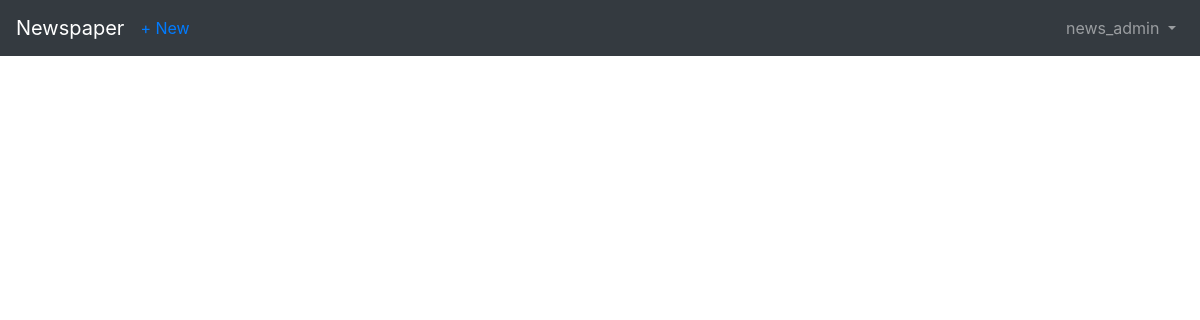
Before: /articles/ (signed in) with the older database file.
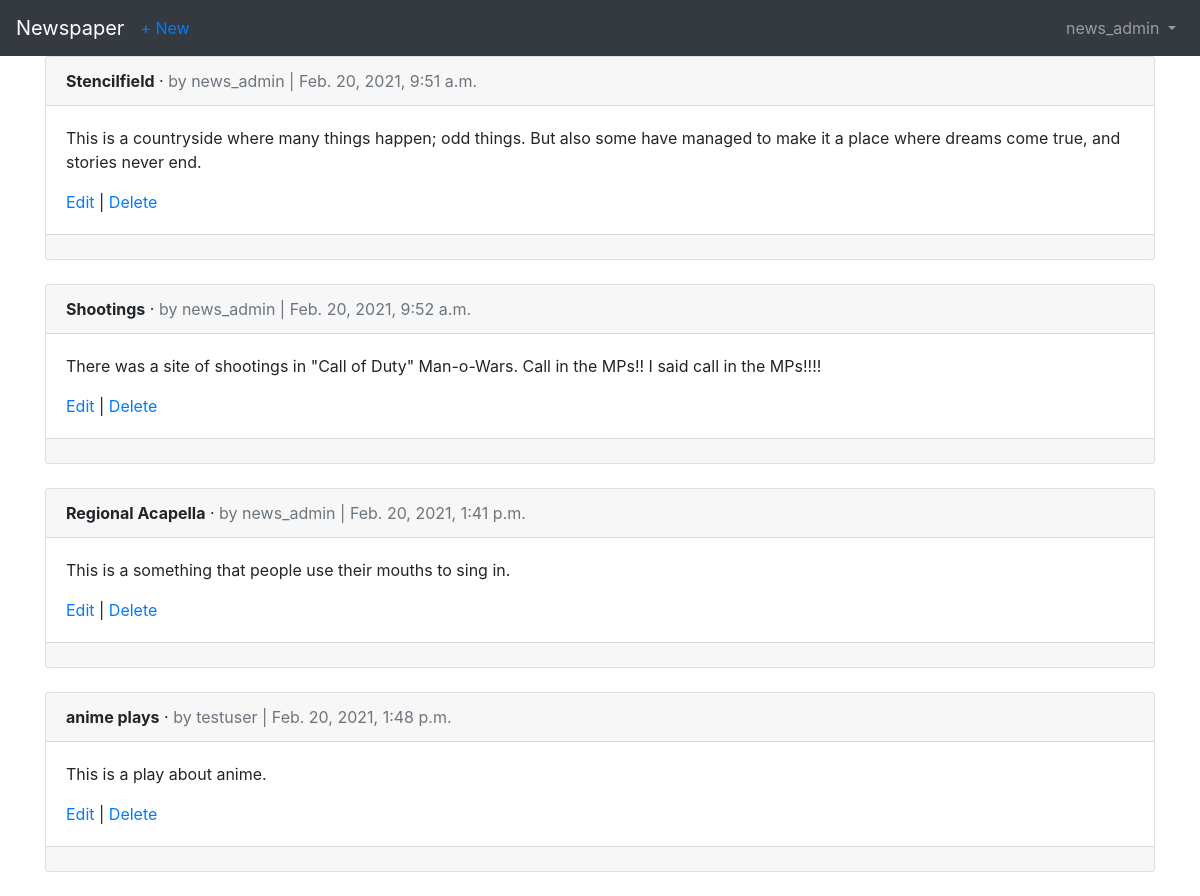
After: the same page with the newer database file.
### users/models.py (models this page shows)
class CustomUser(AbstractUser):
    age = models.PositiveIntegerField(null=True, blank=True)

### articles/models.py (models this page shows, shortened)
class Article(models.Model):
    title = models.CharField(max_length = 255)
    body = models.TextField()
    date = models.DateTimeField(auto_now_add = True)
    author = models.ForeignKey(get_user_model(), on_delete = models.CASCADE,)

### articles/views.py (the view)
# urls.py: path('', ArticleListView.as_view(), name = 'article_list'),
class ArticleListView(LoginRequiredMixin,ListView):
    model = Article
    template_name = 'articles/article_list.html'
    context_object_name = 'all_articles'

### articles/templates/articles/article_list.html (shortened to what this page needs)
{% extends 'users/base.html' %}
{% block content %}
  {% for article in object_list %}
    <div class="card">
      <div class="card-header">
        <span class="font-weight-bold">{{ article.title }}</span> &middot;
        <span class="text-muted">by {{ article.author }} | {{ article.date }}</span>
      </div>
      <div class="card-body">
        <p>{{ article.body }}</p>
        <a href="{% url 'article:article_edit' article.pk %}">Edit</a> |
        <a href="{% url 'article:article_delete' article.pk %}">Delete</a>
      </div>
      <div class="card-footer">
      </div>
    </div>
    <br />
  {% endfor %}
{% endblock content %}

### users/templates/users/base.html (shortened to what this page needs)
<!DOCTYPE html>
<html>
<head>
  <link rel="stylesheet" href="https://stackpath.bootstrapcdn.com/bootstrap/4.5.0/css/bootstrap.min.css">
</head>
<body>
  <nav class="navbar navbar-expand-lg navbar-dark bg-dark">
    <a class="navbar-brand" href="{% url 'pages:home' %}">Newspaper</a>
    {% if user.is_authenticated %}
      <ul class="navbar-nav mr-auto">
        <li class="nav-item"><a href="{% url 'article:article_new' %}">+ New</a></li>
      </ul>
    {% endif %}
    <div class="collapse navbar-collapse" id="navbarSupportedContent">
      {% if user.is_authenticated %}
        <ul class="navbar-nav ml-auto">
          <li class="nav-item">
            <a class="nav-link dropdown-toggle" href="#" id="navbarDropdown" role="button" data-toggle="dropdown" aria-haspopup="true" aria-expanded="false">
              {{ user.username }}
            </a>
          </li>
        </ul>
      {% endif %}
    </div>
  </nav>
  <main>
    <div class="container">
      {% block content %}
      {% endblock content %}
    </div>
  </main>
</body>
</html>

Changed rows visible on the page:
added Article: title "Stencilfield", author "news_admin", date "Feb. 20, 2021, 9:51 a.m.", body "This is a countryside where many things happen; odd things. But also some have managed to make it a place where dreams come true, and stories never end."
added Article: title "Shootings", author "news_admin", date "Feb. 20, 2021, 9:52 a.m.", body "There was a site of shootings in \"Call of Duty\" Man-o-Wars. Call in the MPs!! I said call in the MPs!!!!"
added Article: title "Regional Acapella", author "news_admin", date "Feb. 20, 2021, 1:41 p.m.", body "This is a something that people use their mouths to sing in."
added Article: title "anime plays", author "testuser", date "Feb. 20, 2021, 1:48 p.m.", body "This is a play about anime."
